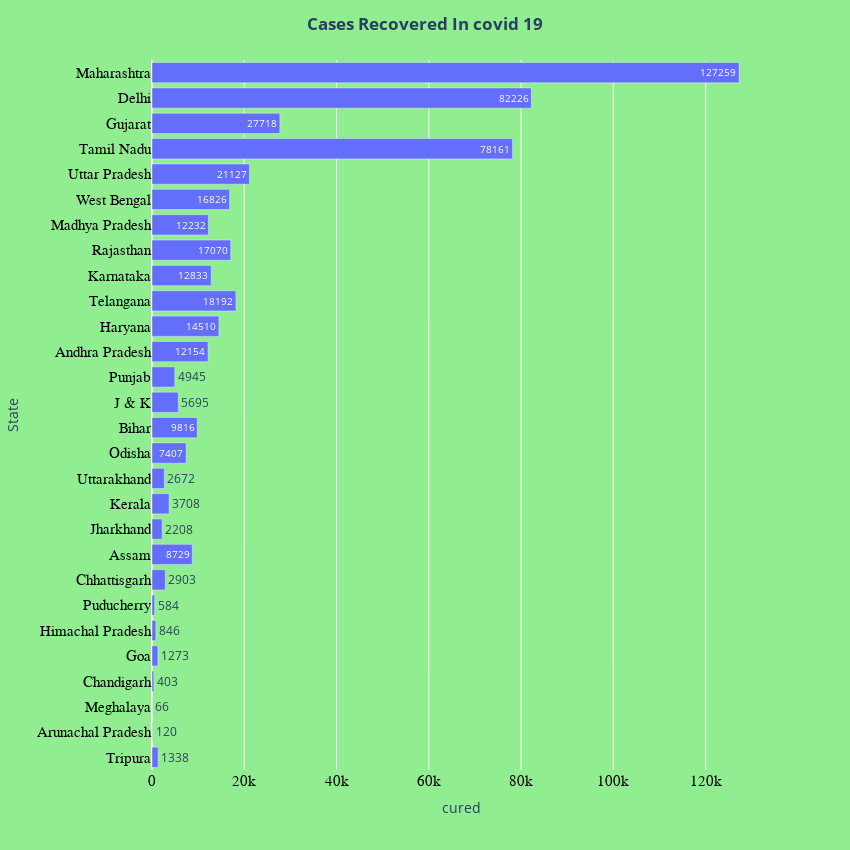

The code cell stored with this chart in its notebook:
### Code cell
recovered = merged.sort_values('cured', ascending = True)

low_r = deaths.head(10)
high_r = deaths.tail(10)
fig = px.bar(deaths, x="cured", y="State", orientation='h', text = 'cured')
fig.update_layout(
    title_text='<b>Cases Recovered In covid 19<b>',
    title_x=0.5,
    paper_bgcolor='lightgreen',
    plot_bgcolor = "lightgreen",
    autosize=False,
    width=850,
    height= 850)

fig.update_xaxes(tickfont=dict(family='Rockwell', color='black', size=15))
fig.update_yaxes(tickfont=dict(family='Rockwell', color='black', size=15))
fig.show()

### Figure 1 — Plotly figure (JSON) as saved in the notebook; plotly's stock layout.template omitted (floating-point values rounded to 4 significant figures)
{"data": [{"alignmentgroup": "True", "hovertemplate": "cured=%{text}<br>State=%{y}<extra></extra>", "legendgroup": "", "marker": {"color": "#636efa"}, "name": "", "offsetgroup": "", "orientation": "h", "showlegend": false, "text": [1338, 120, 66, 403, 1273, 846, 584, 2903, 8729, 2208, 3708, 2672, 7407, 9816, 5695, 4945, 12154, 14510, 18192, 12833, 17070, 12232, 16826, 21127, 78161, 27718, 82226, 127259], "textposition": "auto", "type": "bar", "x": [1338, 120, 66, 403, 1273, 846, 584, 2903, 8729, 2208, 3708, 2672, 7407, 9816, 5695, 4945, 12154, 14510, 18192, 12833, 17070, 12232, 16826, 21127, 78161, 27718, 82226, 127259], "xaxis": "x", "y": ["Tripura", "Arunachal Pradesh", "Meghalaya", "Chandigarh", "Goa", "Himachal Pradesh", "Puducherry", "Chhattisgarh", "Assam", "Jharkhand", "Kerala", "Uttarakhand", "Odisha", "Bihar", "J & K", "Punjab", "Andhra Pradesh", "Haryana", "Telangana", "Karnataka", "Rajasthan", "Madhya Pradesh", "West Bengal", "Uttar Pradesh", "Tamil Nadu", "Gujarat", "Delhi", "Maharashtra"], "yaxis": "y"}], "layout": {"autosize": false, "barmode": "relative", "height": 850, "legend": {"tracegroupgap": 0}, "margin": {"t": 60}, "paper_bgcolor": "lightgreen", "plot_bgcolor": "lightgreen", "title": {"text": "<b>Cases Recovered In covid 19<b>", "x": 0.5}, "width": 850, "xaxis": {"anchor": "y", "domain": [0, 1], "tickfont": {"color": "black", "family": "Rockwell", "size": 15}, "title": {"text": "cured"}}, "yaxis": {"anchor": "x", "domain": [0, 1], "tickfont": {"color": "black", "family": "Rockwell", "size": 15}, "title": {"text": "State"}}}}
